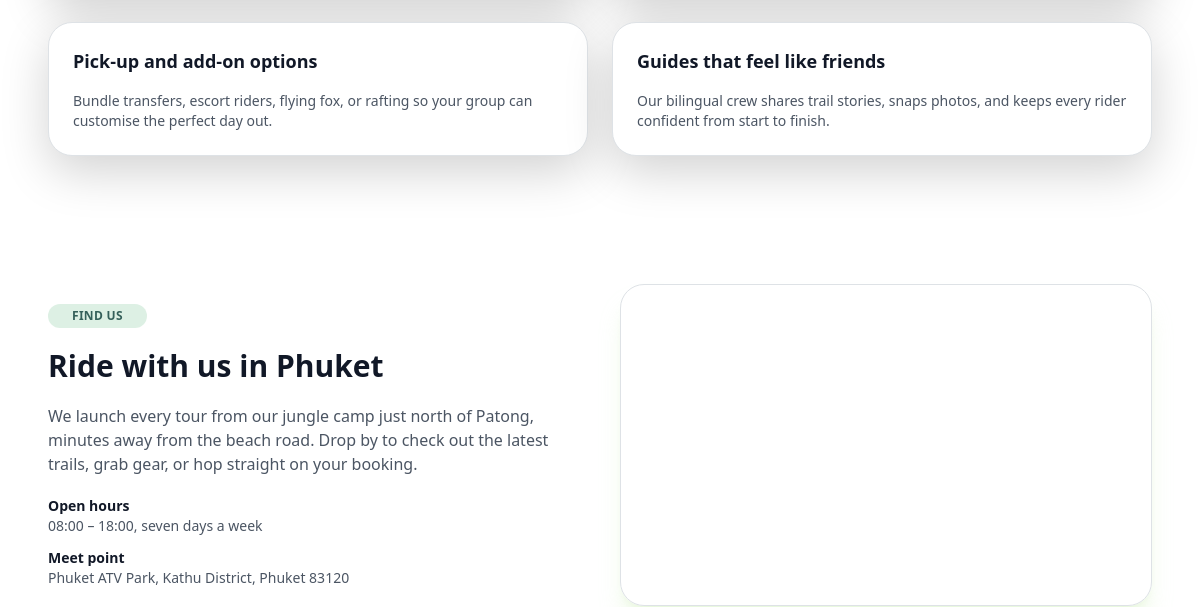
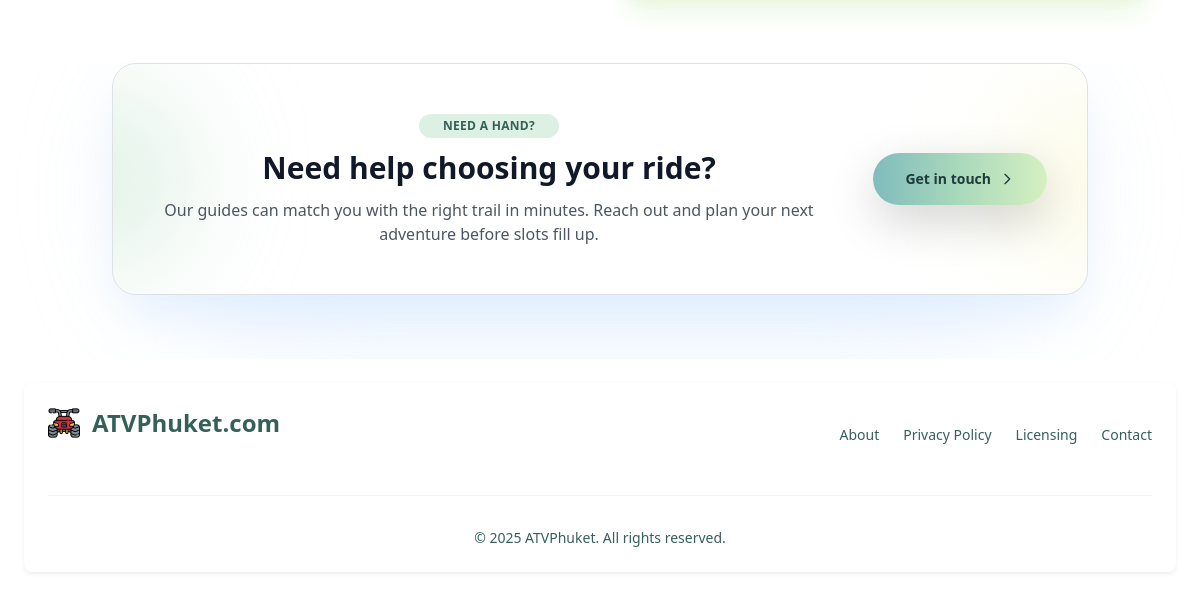
The app's page / (lower part), older data (2 pictures, top to bottom).
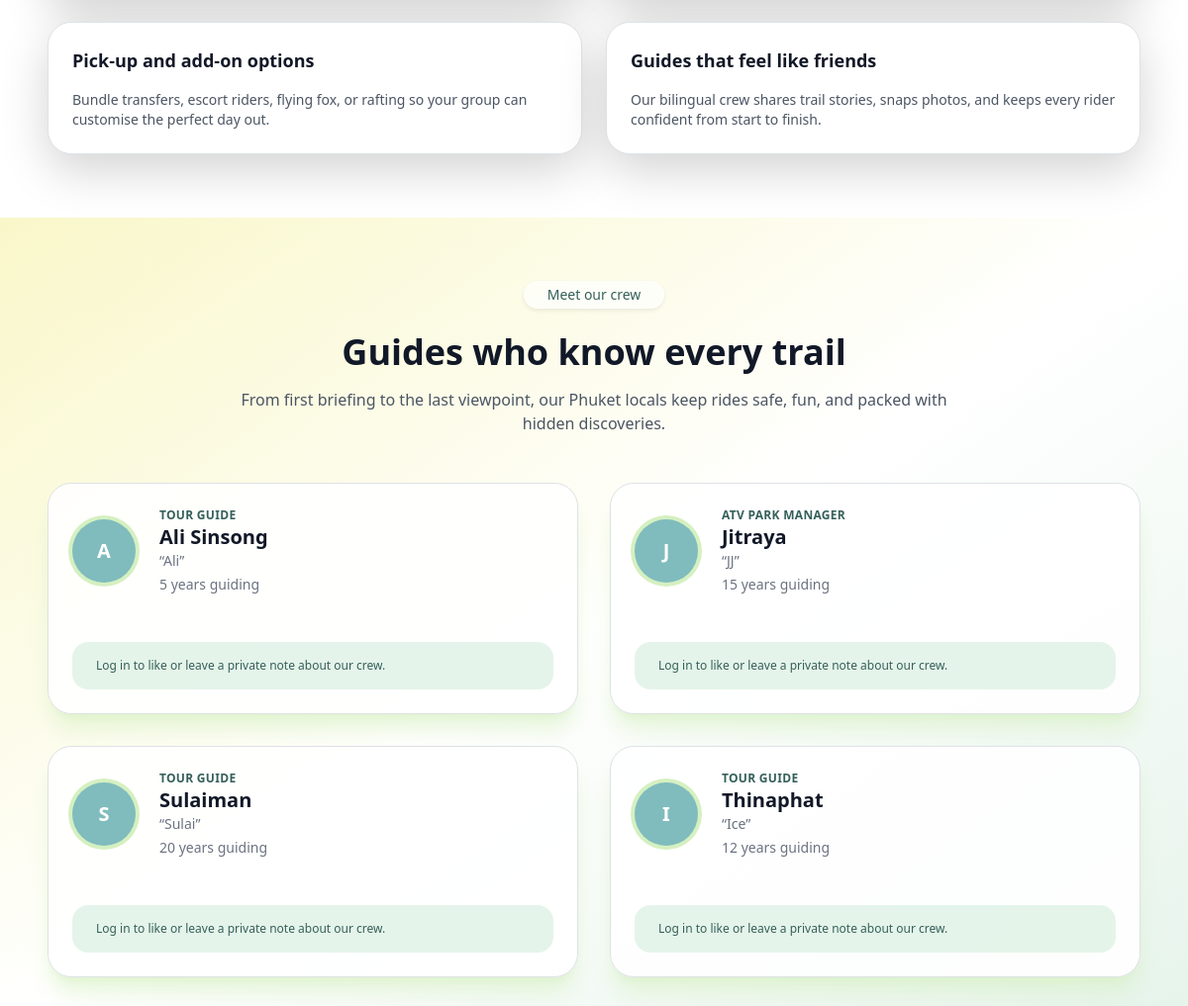
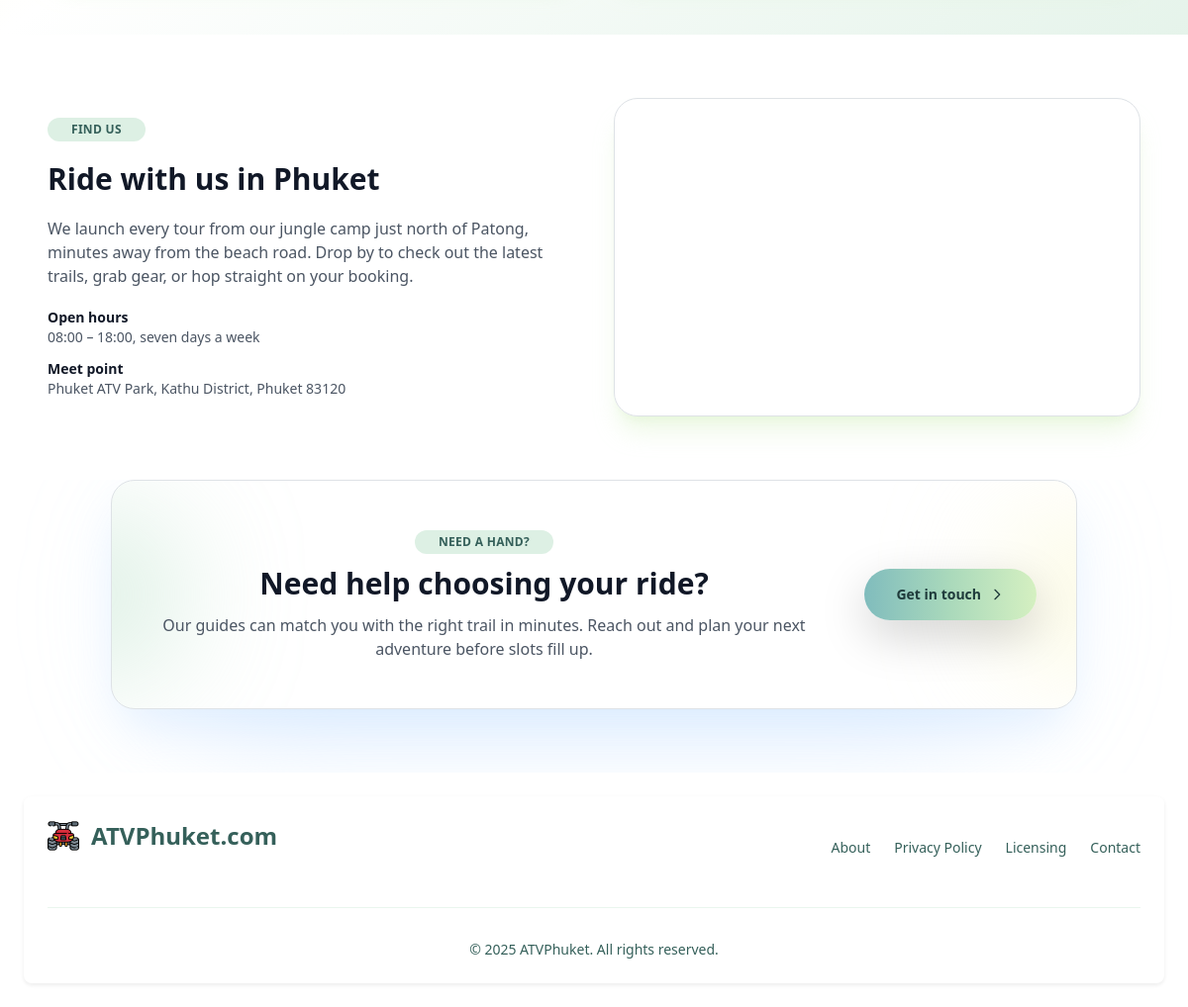
The same page, newer data (2 pictures, top to bottom).
### myapp/models.py (models this page shows, shortened)
class Staff(models.Model):
    name = models.CharField(max_length=100)
    nickname = models.CharField(max_length=60, blank=True)
    role = models.CharField(max_length=120, blank=True)
    years_experience = models.PositiveIntegerField(default=0)
    bio = models.TextField(blank=True)
    likes = models.TextField(blank=True)
    dislikes = models.TextField(blank=True)
    comment = models.TextField(blank=True)
    avatar = models.ImageField(upload_to="staff/", blank=True)
    active = models.BooleanField(default=True)
    display_order = models.PositiveIntegerField(default=0)
    class Meta:
        ordering = ["display_order", "name"]

### myapp/views.py (the view)
# urls.py: path('', views.home, name='home'),
@ensure_csrf_cookie
def home(request: HttpRequest) -> HttpResponse:
    programs = Program.objects.filter(active=True).prefetch_related("rates", "images")
    program_cards: List[Dict[str, Any]] = []
    for program in programs:
        rate_map = {
            (rate.participant_type, rate.age_group): rate.price
            for rate in program.rates.all()
        }
        starting_price = None
        if rate_map:
            starting_price = min(rate_map.values())
        program_cards.append(
            {
                "program": program,
                "starting_price": starting_price,
                "rider_adult": rate_map.get((ProgramRate.Participant.RIDER, ProgramRate.AgeGroup.ADULT)),
                "rider_child": rate_map.get((ProgramRate.Participant.RIDER, ProgramRate.AgeGroup.CHILD)),
                "passenger_adult": rate_map.get((ProgramRate.Participant.PASSENGER, ProgramRate.AgeGroup.ADULT)),
                "passenger_child": rate_map.get((ProgramRate.Participant.PASSENGER, ProgramRate.AgeGroup.CHILD)),
                "primary_image": program.primary_image(),
            }
        )
    staff_members = Staff.objects.filter(active=True)
    context = {
        "program_cards": program_cards,
        "program_count": len(program_cards),
        "staff_members": staff_members,
    }
    return render(request, "myapp/home.html", context)

### myapp/models.py (called while the page is built)
    def primary_image(self):
        return self.images.order_by("display_order", "id").first()

### myapp/template/myapp/home.html (shortened to what the changed rows need)
{% extends 'myapp/base.html' %}
{% load static %}
{% block content %}
<script src="https://cdn.tailwindcss.com"></script>
{% if staff_members %}
<section class="bg-gradient-to-br from-[#F9F7C9] via-white to-[#AAD9BB]/30">
  <div class="mx-auto max-w-6xl px-4 py-16 sm:px-6 lg:px-8">
    <div class="mx-auto max-w-3xl text-center">
      <span class="inline-flex items-center gap-2 rounded-full bg-white/70 px-4 py-1 text-sm font-medium text-[#35605A] shadow-sm shadow-[#D5F0C1]/50">
        Meet our crew
      </span>
      <h2 class="mt-4 text-3xl font-bold text-gray-900 sm:text-4xl">Guides who know every trail</h2>
      <p class="mt-3 text-gray-600">
        From first briefing to the last viewpoint, our Phuket locals keep rides safe, fun, and packed with hidden discoveries.
      </p>
    </div>
    <div class="mt-12 grid gap-8 md:grid-cols-2 xl:grid-cols-3">
      {% for staff in staff_members %}
      <article class="flex h-full flex-col rounded-3xl border border-[#D5F0C1] bg-white/90 p-6 shadow-xl shadow-[#D5F0C1]/60 transition hover:-translate-y-1 hover:shadow-2xl hover:shadow-[#AAD9BB]/50">
        <div class="flex items-center gap-4">
          {% if staff.avatar %}
          <img src="{{ staff.avatar.url }}" alt="{{ staff.name }}" class="h-16 w-16 rounded-full object-cover ring-4 ring-[#F9F7C9]" />
          {% else %}
          <div class="flex h-16 w-16 items-center justify-center rounded-full bg-[#80BCBD] text-xl font-semibold text-white ring-4 ring-[#D5F0C1]">
            {{ staff.nickname|default:staff.name|first|upper }}
          </div>
          {% endif %}
          <div>
            {% if staff.role %}
            <p class="text-xs font-semibold uppercase tracking-wide text-[#35605A]">{{ staff.role }}</p>
            {% endif %}
            <h3 class="text-xl font-bold text-gray-900">{{ staff.name }}</h3>
            {% if staff.nickname %}
            <p class="text-sm text-gray-500">“{{ staff.nickname }}”</p>
            {% endif %}
            {% if staff.years_experience %}
            <p class="mt-1 text-sm text-gray-500">{{ staff.years_experience }} years guiding</p>
            {% endif %}
          </div>
        </div>
      {% if user.is_authenticated %}
      <div class="mt-6 border-t border-[#D5F0C1] pt-4">
        <p class="text-xs font-semibold uppercase tracking-wide text-gray-500">Share your feedback</p>
        <div class="mt-3 flex flex-wrap gap-3">
          <form method="post" action="{% url 'staff-feedback' staff.id %}">
            {% csrf_token %}
            <input type="hidden" name="next" value="{{ request.get_full_path }}">
            <input type="hidden" name="sentiment" value="like">
            <button type="submit" class="inline-flex items-center gap-2 rounded-full bg-[#80BCBD] px-4 py-2 text-xs font-semibold text-white shadow-sm shadow-[#80BCBD]/40 transition hover:bg-[#6AA4A5] focus:outline-none focus:ring-2 focus:ring-[#AAD9BB]">
              Like
            </button>
          </form>
          <form method="post" action="{% url 'staff-feedback' staff.id %}">
            {% csrf_token %}
            <input type="hidden" name="next" value="{{ request.get_full_path }}">
            <input type="hidden" name="sentiment" value="dislike">
            <button type="submit" class="inline-flex items-center gap-2 rounded-full border border-[#F9F7C9] px-4 py-2 text-xs font-semibold text-[#7A7310] transition hover:bg-[#F9F7C9] focus:outline-none focus:ring-2 focus:ring-[#F9F7C9]">
              Needs work
            </button>
          </form>
        </div>
        <form method="post" action="{% url 'staff-feedback' staff.id %}" class="mt-4 space-y-2">
          {% csrf_token %}
          <input type="hidden" name="next" value="{{ request.get_full_path }}">
          <textarea name="comment" rows="3" maxlength="600" class="w-full resize-none rounded-2xl border border-[#D5F0C1] bg-white/80 px-3 py-2 text-sm text-gray-700 focus:border-[#80BCBD] focus:ring-[#80BCBD]" placeholder="Tell us how {{ staff.name }} made your ride memorable"></textarea>
          <div class="flex items-center justify-between">
            <p class="text-xs text-gray-500">Your note goes to our internal quality team only.</p>
            <button type="submit" class="inline-flex items-center rounded-full bg-[#80BCBD] px-4 py-2 text-xs font-semibold text-white shadow-sm shadow-[#80BCBD]/40 transition hover:bg-[#6AA4A5] focus:outline-none focus:ring-2 focus:ring-[#AAD9BB]">
              Send feedback
            </button>
          </div>
        </form>
      </div>
      {% else %}
      <p class="mt-6 rounded-2xl bg-[#AAD9BB]/30 px-4 py-3 text-xs text-[#35605A]">Log in to like or leave a private note about our crew.</p>
      {% endif %}
    </article>
    {% endfor %}
    </div>
  </div>
</section>
{% endif %}
<section id="location" class="bg-white py-16 dark:bg-gray-950">
  <div class="mx-auto grid max-w-6xl gap-10 px-4 sm:px-6 lg:grid-cols-2 lg:items-center lg:px-8">
    <div class="space-y-5">
      <h2 class="text-3xl font-bold text-gray-900 dark:text-white">Ride with us in Phuket</h2>
    </div>
  </div>
</section>
{% endblock content %}

Row changes from the older to the newer data that the page shows:
added Staff: nickname|first "A", role "TOUR GUIDE", name "Ali Sinsong", nickname "Ali", years_experience "5"
added Staff: nickname|first "J", role "ATV PARK MANAGER", name "Jitraya", nickname "JJ", years_experience "15"
added Staff: nickname|first "S", role "TOUR GUIDE", name "Sulaiman", nickname "Sulai", years_experience "20"
added Staff: nickname|first "I", role "TOUR GUIDE", name "Thinaphat", nickname "Ice", years_experience "12"
Text that changed along with them:
text now shown: "Meet our crew Guides who know every trail From first briefing to the last viewpoint, our Phuket locals keep rides safe, fun, and packed with hidden discoveries."
